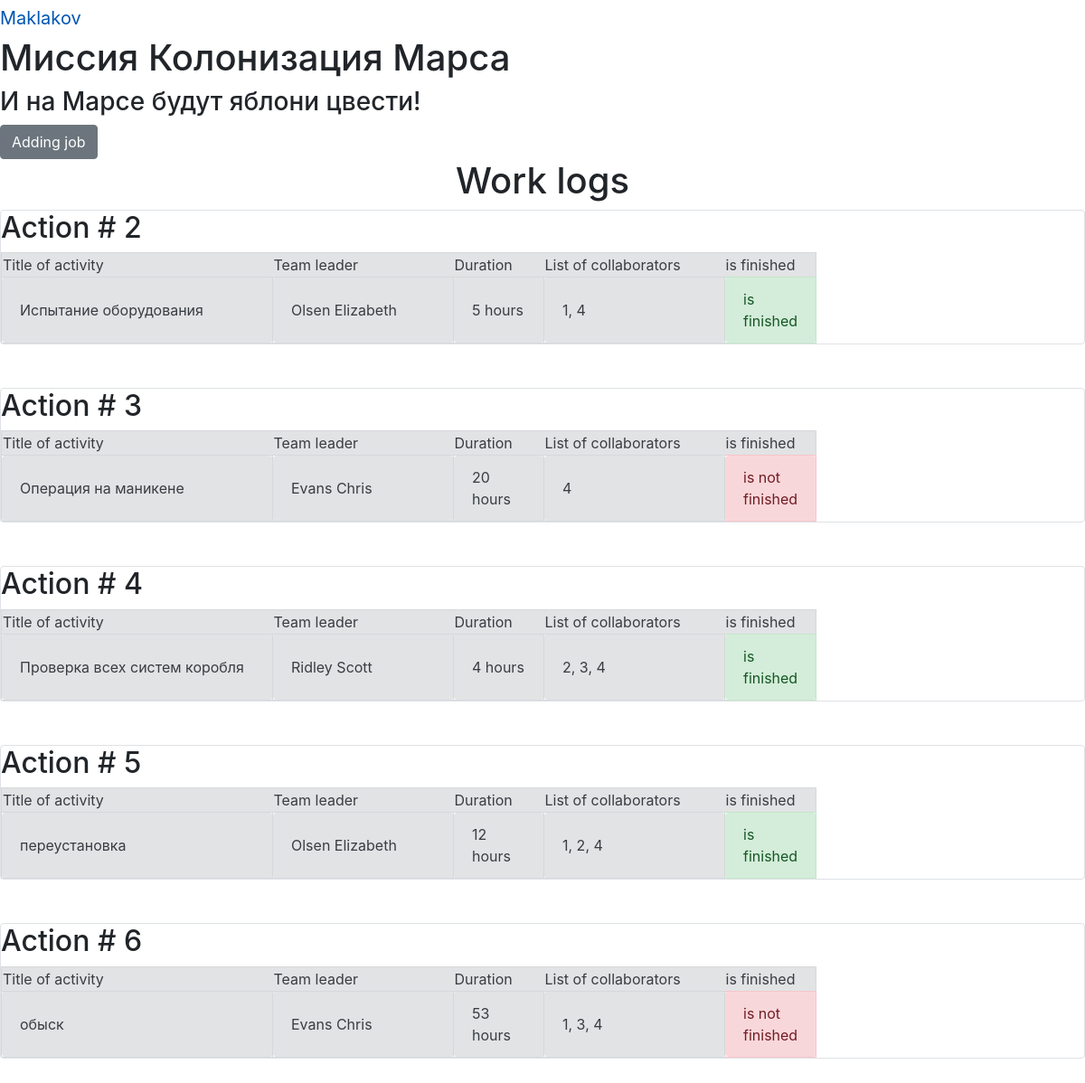
/jobs_list (signed in), run on the app's committed database.
### data/users.py (models this page shows, shortened)
class User(SqlAlchemyBase, UserMixin):
    __tablename__ = 'users'
    id = sqlalchemy.Column(sqlalchemy.Integer,
                           primary_key=True, autoincrement=True)
    surname = sqlalchemy.Column(sqlalchemy.String, nullable=True)
    name = sqlalchemy.Column(sqlalchemy.String, nullable=True)
    age = sqlalchemy.Column(sqlalchemy.Integer, nullable=True)
    position = sqlalchemy.Column(sqlalchemy.String, nullable=True)
    speciality = sqlalchemy.Column(sqlalchemy.String, nullable=True)
    address = sqlalchemy.Column(sqlalchemy.String, nullable=True)
    email = sqlalchemy.Column(sqlalchemy.String,
                              index=True, unique=True, nullable=True)
    jobs = orm.relation('Jobs')
    hashed_password = sqlalchemy.Column(sqlalchemy.String, nullable=True)
    modified_date = sqlalchemy.Column(sqlalchemy.DateTime,
                                      default=datetime.datetime.now)

### data/jobs.py (models this page shows, shortened)
class Jobs(SqlAlchemyBase):
    __tablename__ = 'jobs'
    id = sqlalchemy.Column(sqlalchemy.Integer,
                           primary_key=True, autoincrement=True)
    team_leader = sqlalchemy.Column(sqlalchemy.Integer,
                                    sqlalchemy.ForeignKey("users.id"))
    job = sqlalchemy.Column(sqlalchemy.String, nullable=True)
    work_size = sqlalchemy.Column(sqlalchemy.Integer, nullable=True)
    collaborators = sqlalchemy.Column(sqlalchemy.String, nullable=True)
    start_date = sqlalchemy.Column(sqlalchemy.DateTime, default=datetime.datetime.now)
    end_date = sqlalchemy.Column(sqlalchemy.DateTime)
    is_finished = sqlalchemy.Column(sqlalchemy.Boolean)
    user = orm.relation('User')

### main.py (the view)
@app.route('/')
@app.route('/jobs_list')
def jobs_list():
    session = db_session.create_session()
    jobs = session.query(Jobs).all()
    return render_template("index.html", jobs=jobs)

### data/db_session.py (called while the page is built)
def create_session() -> Session:
    global __factory
    return __factory()

### main.py (called while the page is built)
@login_manager.user_loader
def load_user(user_id):
    session = db_session.create_session()
    return session.query(User).get(user_id)

### templates/index.html (shortened to what this page needs)
{% extends "base.html" %}
{% block content %}
{% if current_user.is_authenticated %}
    <a href="jobs" class="btn btn-secondary">Adding job</a>
{% endif %}
<h1 align="center">Work logs</h1>
{% for item in jobs%}
<div class="col-md6 border rounded">
    <h2>Action # {{item.id}}</h2>
    <table>
        <tr class="alert alert-secondary" role="alert">
            <td width="300">Title of activity</td>
            <td width="200">Team leader</td>
            <td width="100">Duration</td>
            <td width="200">List of collaborators</td>
            <td width="100">is finished</td>
        </tr>
        <tr>
            <td class="alert alert-secondary" role="alert" width="300">{{ item.job }}</td>
            <td class="alert alert-secondary" role="alert" width="200">{{ item.user.name }} {{ item.user.surname }}</td>
            <td class="alert alert-secondary" role="alert" width="100">{{ item.work_size }} hours</td>
            <td class="alert alert-secondary" role="alert" width="200">{{ item.collaborators }}</td>
            {% if item.is_finished %}
            <td class="alert alert-success" role="alert" width="100">is finished</td>
            {% else %}
            <td class="alert alert-danger" role="alert" width="100">is not finished</td>
            {% endif %}
        </tr>
    </table>
</div>
<br>
<br>
{% endfor %}
{% endblock %}

### templates/base.html (shortened to what this page needs)
<!DOCTYPE html>
<html lang="en">
<head>
    <link rel="stylesheet" href="static/css/style_new_2.css" />
    <link rel="stylesheet"
        href="https://stackpath.bootstrapcdn.com/bootstrap/4.4.1/css/bootstrap.min.css"
>
</head>
<body>
    {% if current_user.is_authenticated %}
        <a class="navbar-brand" href="/logout">{{ current_user.name }}</a>
    {% else %}
        <p>
            <a class="btn btn-primary " href="/register">Зарегистрироваться</a>
            <a class="btn btn-success" href="/login">Войти</a>
        </p>
    {% endif %}
    <h1>Миссия Колонизация Марса</h1>
    <h3>И на Марсе будут яблони цвести!</h3>
    {% block content %}
    {% endblock %}
</body>
</html>

### data on the page
User: name "Maklakov"
Jobs: id "2", job "Испытание оборудования", user.name "Olsen", user.surname "Elizabeth", work_size "5", collaborators "1, 4", is_finished "is finished"
Jobs: id "3", job "Операция на маникене", user.name "Evans", user.surname "Chris", work_size "20", collaborators "4", is_finished "is not finished"
Jobs: id "4", job "Проверка всех систем коробля", user.name "Ridley", user.surname "Scott", work_size "4", collaborators "2, 3, 4", is_finished "is finished"
Jobs: id "5", job "переустановка", user.name "Olsen", user.surname "Elizabeth", work_size "12", collaborators "1, 2, 4", is_finished "is finished"
Jobs: id "6", job "обыск", user.name "Evans", user.surname "Chris", work_size "53", collaborators "1, 3, 4", is_finished "is not finished"
